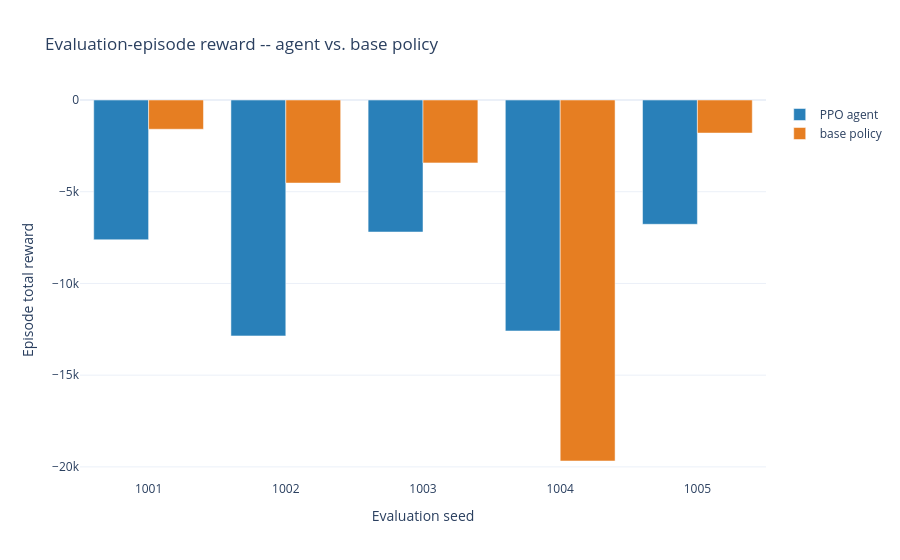

The code cell stored with this chart in its notebook:
### Code cell
import plotly.graph_objects as go

fig = go.Figure()
fig.add_trace(go.Bar(x=[str(s) for s in semillas_eval], y=df_reward["reward_agente"], name="PPO agent", marker_color="#2980b9"))
fig.add_trace(go.Bar(x=[str(s) for s in semillas_eval], y=df_reward["reward_base"], name="base policy", marker_color="#e67e22"))
fig.update_layout(
    title="Evaluation-episode reward -- agent vs. base policy",
    xaxis_title="Evaluation seed", yaxis_title="Episode total reward",
    barmode="group", template="plotly_white",
)
fig.write_html(OUT_DIR / "reward_por_semilla.html")
fig.show()

### Figure 1 — Plotly figure (JSON) as saved in the notebook; plotly's stock layout.template omitted (floating-point values rounded to 4 significant figures)
{"data": [{"marker": {"color": "#2980b9"}, "name": "PPO agent", "type": "bar", "x": ["1001", "1002", "1003", "1004", "1005"], "y": [-7620.0, -12860.0, -7197.0, -12590.0, -6775.0]}, {"marker": {"color": "#e67e22"}, "name": "base policy", "type": "bar", "x": ["1001", "1002", "1003", "1004", "1005"], "y": [-1594.0, -4527.0, -3429.0, -19680.0, -1802.0]}], "layout": {"barmode": "group", "title": {"text": "Evaluation-episode reward -- agent vs. base policy"}, "xaxis": {"title": {"text": "Evaluation seed"}}, "yaxis": {"title": {"text": "Episode total reward"}}}}
